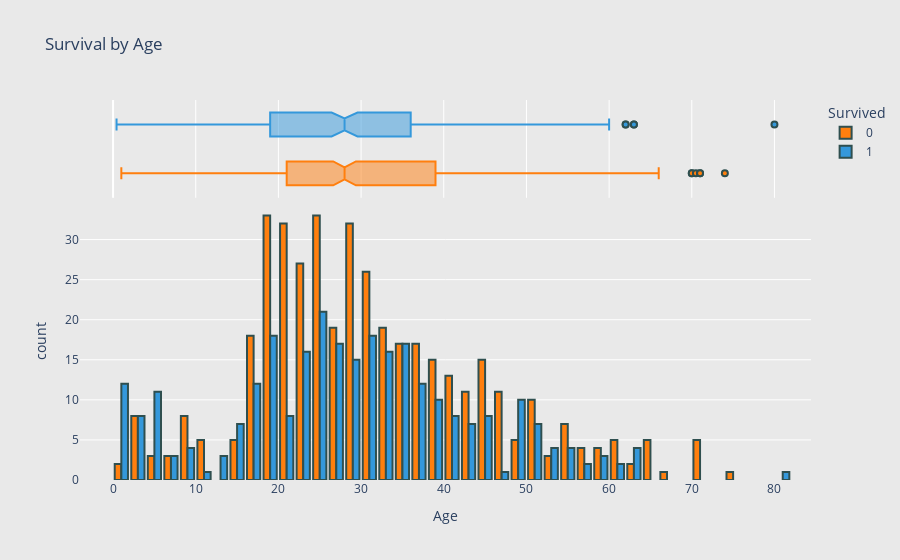

Notebook source saved alongside this figure:
### Code cell
fig = px.histogram(df_train, x='Age', color='Survived', title='Survival by Age',
                   marginal='box', barmode='group', color_discrete_sequence=['#ff7f0e', '#3498db'],
                   )

fig.update_traces(marker=dict(line=dict(width=2, color='DarkSlateGrey')))

# format the layout
fig.update_layout(
    xaxis=dict(showgrid=False, zeroline=False),
    yaxis=dict(zeroline=False, gridcolor='white'),
    paper_bgcolor='rgb(233,233,233)',
    plot_bgcolor='rgb(233,233,233)',
)

fig.show()

### Figure 1 — Plotly figure (JSON) as saved in the notebook; plotly's stock layout.template omitted (floating-point values rounded to 4 significant figures; data arrays with more than 128 entries replaced by an {"elided": "..."} marker saying what was removed)
{"data": [{"alignmentgroup": "True", "bingroup": "x", "hovertemplate": "Survived=0<br>Age=%{x}<br>count=%{y}<extra></extra>", "legendgroup": "0", "marker": {"color": "#ff7f0e", "line": {"color": "DarkSlateGrey", "width": 2}, "pattern": {"shape": ""}}, "name": "0", "offsetgroup": "0", "orientation": "v", "showlegend": true, "type": "histogram", "x": {"elided": "549 float values"}, "xaxis": "x", "yaxis": "y"}, {"alignmentgroup": "True", "hovertemplate": "Survived=0<br>Age=%{x}<extra></extra>", "legendgroup": "0", "marker": {"color": "#ff7f0e", "line": {"color": "DarkSlateGrey", "width": 2}}, "name": "0", "notched": true, "offsetgroup": "0", "showlegend": false, "type": "box", "x": {"elided": "549 float values"}, "xaxis": "x2", "yaxis": "y2"}, {"alignmentgroup": "True", "bingroup": "x", "hovertemplate": "Survived=1<br>Age=%{x}<br>count=%{y}<extra></extra>", "legendgroup": "1", "marker": {"color": "#3498db", "line": {"color": "DarkSlateGrey", "width": 2}, "pattern": {"shape": ""}}, "name": "1", "offsetgroup": "1", "orientation": "v", "showlegend": true, "type": "histogram", "x": {"elided": "342 float values"}, "xaxis": "x", "yaxis": "y"}, {"alignmentgroup": "True", "hovertemplate": "Survived=1<br>Age=%{x}<extra></extra>", "legendgroup": "1", "marker": {"color": "#3498db", "line": {"color": "DarkSlateGrey", "width": 2}}, "name": "1", "notched": true, "offsetgroup": "1", "showlegend": false, "type": "box", "x": {"elided": "342 float values"}, "xaxis": "x2", "yaxis": "y2"}], "layout": {"barmode": "group", "legend": {"title": {"text": "Survived"}, "tracegroupgap": 0}, "paper_bgcolor": "rgb(233,233,233)", "plot_bgcolor": "rgb(233,233,233)", "title": {"text": "Survival by Age"}, "xaxis": {"anchor": "y", "domain": [0, 1], "showgrid": false, "title": {"text": "Age"}, "zeroline": false}, "xaxis2": {"anchor": "y2", "domain": [0, 1], "matches": "x", "showgrid": true, "showticklabels": false}, "yaxis": {"anchor": "x", "domain": [0, 0.7326], "gridcolor": "white", "title": {"text": "count"}, "zeroline": false}, "yaxis2": {"anchor": "x2", "domain": [0.7426, 1], "matches": "y2", "showgrid": false, "showline": false, "showticklabels": false, "ticks": ""}}}
